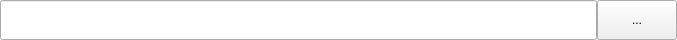
<?xml version="1.0" encoding="UTF-8"?>
<ui version="4.0">
 <class>Vector2ContainerEditor</class>
 <widget class="QWidget" name="Vector2ContainerEditor">
  <property name="geometry">
   <rect>
    <x>0</x>
    <y>0</y>
    <width>677</width>
    <height>40</height>
   </rect>
  </property>
  <property name="sizePolicy">
   <sizepolicy hsizetype="Minimum" vsizetype="Minimum">
    <horstretch>0</horstretch>
    <verstretch>0</verstretch>
   </sizepolicy>
  </property>
  <property name="windowTitle">
   <string>Form</string>
  </property>
  <layout class="QHBoxLayout" name="horizontalLayout">
   <property name="spacing">
    <number>0</number>
   </property>
   <property name="margin">
    <number>0</number>
   </property>
   <item>
    <widget class="QLineEdit" name="parameterEditLine">
     <property name="sizePolicy">
      <sizepolicy hsizetype="Expanding" vsizetype="Preferred">
       <horstretch>0</horstretch>
       <verstretch>0</verstretch>
      </sizepolicy>
     </property>
    </widget>
   </item>
   <item>
    <widget class="QPushButton" name="openEditor">
     <property name="sizePolicy">
      <sizepolicy hsizetype="Minimum" vsizetype="Expanding">
       <horstretch>0</horstretch>
       <verstretch>0</verstretch>
      </sizepolicy>
     </property>
     <property name="text">
      <string>...</string>
     </property>
    </widget>
   </item>
  </layout>
 </widget>
 <resources/>
 <connections/>
</ui>
